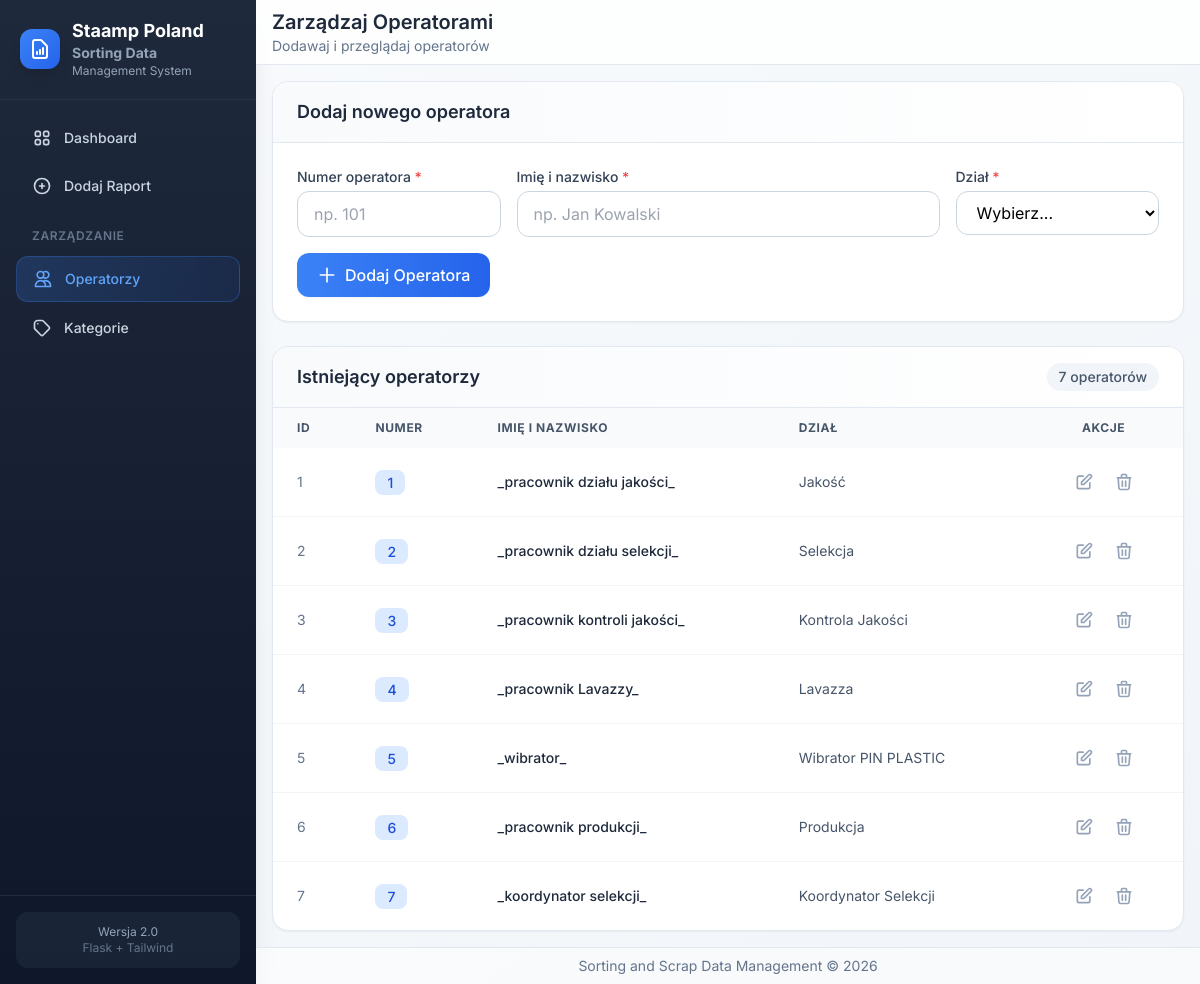
The app's page /operators/ with its own data.
### app/models/models.py (models this page shows, shortened)
class Operator(db.Model):
    __tablename__ = 'operatorzy'
    id = db.Column(db.Integer, primary_key=True)
    nr_operatora = db.Column(db.Integer, unique=True)
    imie_nazwisko = db.Column(db.String)
    dzial_id = db.Column(db.Integer, db.ForeignKey('dzialy.id'))
    dzial = db.relationship("KategoriaZrodlaDanych")

class KategoriaZrodlaDanych(db.Model):
    __tablename__ = 'dzialy'
    id = db.Column(db.Integer, primary_key=True)
    opis_kategorii = db.Column(db.String, unique=True)
    koszt_pracy = db.Column(db.Float, nullable=True)

### app/routes/operators.py (the view)
@bp.route('/')
def index():
    operators = Operator.query.all()
    categories = KategoriaZrodlaDanych.query.all()
    return render_template('operators/index.html', operators=operators, categories=categories)

### app/templates/operators/index.html (shortened to what this page needs)
{% extends 'base.html' %}
{% block page_title %}Zarządzaj Operatorami{% endblock %}
{% block page_subtitle %}Dodawaj i przeglądaj operatorów{% endblock %}
{% block content %}
<div class="max-w-5xl space-y-6">
    <div class="bg-white rounded-2xl shadow-sm border border-slate-200 overflow-hidden">
        <div class="px-6 py-4 border-b border-slate-200 bg-gradient-to-r from-slate-50 to-white">
            <h2 class="text-lg font-semibold text-slate-800">Dodaj nowego operatora</h2>
        </div>
        <form method="POST" action="{{ url_for('operators.add') }}" class="p-6">
            <div class="grid grid-cols-1 md:grid-cols-4 gap-4">
                <div>
                    <label for="nr_operatora" class="block text-sm font-medium text-slate-700 mb-1">Numer operatora <span class="text-red-500">*</span></label>
                    <input type="number" name="nr_operatora" id="nr_operatora" required min="1"
                           class="w-full px-4 py-2.5 rounded-xl border border-slate-300 focus:ring-2 focus:ring-primary-500 focus:border-primary-500 transition-shadow"
                           placeholder="np. 101">
                </div>
                <div class="md:col-span-2">
                    <label for="imie_nazwisko" class="block text-sm font-medium text-slate-700 mb-1">Imię i nazwisko <span class="text-red-500">*</span></label>
                    <input type="text" name="imie_nazwisko" id="imie_nazwisko" required
                           class="w-full px-4 py-2.5 rounded-xl border border-slate-300 focus:ring-2 focus:ring-primary-500 focus:border-primary-500 transition-shadow"
                           placeholder="np. Jan Kowalski">
                </div>
                <div>
                    <label for="dzial_id" class="block text-sm font-medium text-slate-700 mb-1">Dział <span class="text-red-500">*</span></label>
                    <select name="dzial_id" id="dzial_id" required
                            class="w-full px-4 py-2.5 rounded-xl border border-slate-300 focus:ring-2 focus:ring-primary-500 focus:border-primary-500 transition-shadow bg-white">
                        <option value="">Wybierz...</option>
                    </select>
                </div>
            </div>
            <div class="mt-4">
                <button type="submit"
                        class="px-5 py-2.5 bg-gradient-to-r from-primary-500 to-primary-600 text-white font-medium rounded-xl hover:from-primary-600 hover:to-primary-700 shadow-sm hover:shadow transition-all flex items-center gap-2">
                    <svg class="w-5 h-5" fill="none" stroke="currentColor" viewBox="0 0 24 24">
                        <path stroke-linecap="round" stroke-linejoin="round" stroke-width="2" d="M12 4v16m8-8H4"></path>
                    </svg>
                    Dodaj Operatora
                </button>
            </div>
        </form>
    </div>
    <div class="bg-white rounded-2xl shadow-sm border border-slate-200 overflow-hidden">
        <div class="px-6 py-4 border-b border-slate-200 bg-gradient-to-r from-slate-50 to-white flex items-center justify-between">
            <h2 class="text-lg font-semibold text-slate-800">Istniejący operatorzy</h2>
            <span class="px-3 py-1 bg-slate-100 text-slate-600 rounded-full text-sm font-medium">{{ operators|length }} operatorów</span>
        </div>
        <div class="overflow-x-auto">
            <table class="w-full">
                <thead>
                    <tr class="bg-slate-50 text-left text-xs font-semibold text-slate-600 uppercase tracking-wider">
                        <th class="px-6 py-3">ID</th>
                        <th class="px-6 py-3">Numer</th>
                        <th class="px-6 py-3">Imię i Nazwisko</th>
                        <th class="px-6 py-3">Dział</th>
                        <th class="px-6 py-3 text-center">Akcje</th>
                    </tr>
                </thead>
                <tbody class="divide-y divide-slate-100">
                    {% for op in operators %}
                    <tr class="table-row-hover">
                        <td class="px-6 py-4 text-sm text-slate-500">{{ op.id }}</td>
                        <td class="px-6 py-4">
                            <span class="px-3 py-1 bg-primary-100 text-primary-700 rounded-lg text-sm font-medium">{{ op.nr_operatora }}</span>
                        </td>
                        <td class="px-6 py-4 text-sm font-medium text-slate-800">{{ op.imie_nazwisko }}</td>
                        <td class="px-6 py-4 text-sm text-slate-600">{{ op.dzial.opis_kategorii if op.dzial else 'Brak' }}</td>
                        <td class="px-6 py-4 text-center">
                            <div class="flex items-center justify-center gap-1">
                                <a href="{{ url_for('operators.edit', operator_id=op.id) }}"
                                   class="p-2 text-slate-400 hover:text-primary-600 hover:bg-primary-50 rounded-lg transition-colors"
                                   title="Edytuj">
                                    <svg class="w-5 h-5" fill="none" stroke="currentColor" viewBox="0 0 24 24">
                                        <path stroke-linecap="round" stroke-linejoin="round" stroke-width="2" d="M11 5H6a2 2 0 00-2 2v11a2 2 0 002 2h11a2 2 0 002-2v-5m-1.414-9.414a2 2 0 112.828 2.828L11.828 15H9v-2.828l8.586-8.586z"></path>
                                    </svg>
                                </a>
                                <form action="{{ url_for('operators.delete', operator_id=op.id) }}" method="POST" class="inline"
                                      onsubmit="return confirmDelete(this, '{{ op.imie_nazwisko }}');">
                                    <button type="submit"
                                            class="p-2 text-slate-400 hover:text-red-600 hover:bg-red-50 rounded-lg transition-colors"
                                            title="Usuń">
                                        <svg class="w-5 h-5" fill="none" stroke="currentColor" viewBox="0 0 24 24">
                                            <path stroke-linecap="round" stroke-linejoin="round" stroke-width="2" d="M19 7l-.867 12.142A2 2 0 0116.138 21H7.862a2 2 0 01-1.995-1.858L5 7m5 4v6m4-6v6m1-10V4a1 1 0 00-1-1h-4a1 1 0 00-1 1v3M4 7h16"></path>
                                        </svg>
                                    </button>
                                </form>
                            </div>
                        </td>
                    </tr>
                    {% endfor %}
                </tbody>
            </table>
        </div>
    </div>
</div>
{% endblock %}

### app/templates/base.html (shortened to what this page needs)
<!DOCTYPE html>
<html lang="pl" class="h-full">
<head>
    <script src="https://cdn.tailwindcss.com"></script>
</head>
<body class="h-full bg-gradient-to-br from-slate-50 to-slate-100 font-sans antialiased">
    <div class="flex h-full">
        {% include 'components/sidebar.html' %}
        <div class="flex-1 flex flex-col min-h-screen overflow-hidden">
            <header class="bg-white/80 backdrop-blur-sm border-b border-slate-200 px-4 py-2 flex items-center justify-between">
                <div>
                    <h1 class="text-xl font-semibold text-slate-800">{% block page_title %}Dashboard{% endblock %}</h1>
                    <p class="text-sm text-slate-500">{% block page_subtitle %}{% endblock %}</p>
                </div>
            </header>
            <main class="flex-1 overflow-auto p-4">
                {% block content %}{% endblock %}
            </main>
            <footer class="bg-white/50 border-t border-slate-200 px-4 py-2 text-center text-sm text-slate-500">
                Sorting and Scrap Data Management &copy; 2026
            </footer>
        </div>
    </div>
</body>
</html>

### app/templates/components/sidebar.html (shortened to what this page needs)
<aside class="w-64 bg-gradient-to-b from-slate-800 via-slate-850 to-slate-900 text-white flex flex-col shadow-xl">
    <div class="p-5 border-b border-slate-700/50">
        <div class="flex items-center gap-3">
            <div class="w-10 h-10 bg-gradient-to-br from-primary-500 to-primary-600 rounded-xl flex items-center justify-center shadow-lg">
                <svg class="w-6 h-6 text-white" fill="none" stroke="currentColor" viewBox="0 0 24 24">
                    <path stroke-linecap="round" stroke-linejoin="round" stroke-width="2" d="M9 17v-2m3 2v-4m3 4v-6m2 10H7a2 2 0 01-2-2V5a2 2 0 012-2h5.586a1 1 0 01.707.293l5.414 5.414a1 1 0 01.293.707V19a2 2 0 01-2 2z"></path>
                </svg>
            </div>
            <div>
                <h1 class="font-bold text-lg leading-tight">Staamp Poland</h1>
                <h1 class="font-bold text-sm text-slate-400">Sorting Data</h1>
                <p class="text-xs text-slate-400">Management System</p>
            </div>
        </div>
    </div>
    <nav class="flex-1 p-4 space-y-1">
        <a href="{{ url_for('main.index') }}"
           class="flex items-center gap-3 px-4 py-3 rounded-xl text-sm font-medium
                  {% if request.endpoint == 'main.index' %}
                  bg-gradient-to-r from-primary-500/20 to-primary-600/10 text-primary-400 border border-primary-500/30
                  {% else %}
                  text-slate-300 hover:bg-slate-700/50 hover:text-white
                  {% endif %}">
            Dashboard
        </a>
        <a href="{{ url_for('reports.create') }}"
           class="flex items-center gap-3 px-4 py-3 rounded-xl text-sm font-medium
                  {% if request.endpoint == 'reports.create' %}
                  bg-gradient-to-r from-primary-500/20 to-primary-600/10 text-primary-400 border border-primary-500/30
                  {% else %}
                  text-slate-300 hover:bg-slate-700/50 hover:text-white
                  {% endif %}">
            <svg class="w-5 h-5" fill="none" stroke="currentColor" viewBox="0 0 24 24">
                <path stroke-linecap="round" stroke-linejoin="round" stroke-width="2" d="M12 9v3m0 0v3m0-3h3m-3 0H9m12 0a9 9 0 11-18 0 9 9 0 0118 0z"></path>
            </svg>
            Dodaj Raport
        </a>
        <div class="pt-4 pb-2">
            <p class="px-4 text-xs font-semibold text-slate-500 uppercase tracking-wider">Zarządzanie</p>
        </div>
        <a href="{{ url_for('operators.index') }}"
           class="flex items-center gap-3 px-4 py-3 rounded-xl text-sm font-medium
                  {% if request.endpoint and 'operators' in request.endpoint %}
                  bg-gradient-to-r from-primary-500/20 to-primary-600/10 text-primary-400 border border-primary-500/30
                  {% else %}
                  text-slate-300 hover:bg-slate-700/50 hover:text-white
                  {% endif %}">
            <svg class="w-5 h-5" fill="none" stroke="currentColor" viewBox="0 0 24 24">
                <path stroke-linecap="round" stroke-linejoin="round" stroke-width="2" d="M12 4.354a4 4 0 110 5.292M15 21H3v-1a6 6 0 0112 0v1zm0 0h6v-1a6 6 0 00-9-5.197M13 7a4 4 0 11-8 0 4 4 0 018 0z"></path>
            </svg>
            Operatorzy
        </a>
        <a href="{{ url_for('categories.index') }}"
           class="flex items-center gap-3 px-4 py-3 rounded-xl text-sm font-medium
                  {% if request.endpoint and 'categories' in request.endpoint %}
                  bg-gradient-to-r from-primary-500/20 to-primary-600/10 text-primary-400 border border-primary-500/30
                  {% else %}
                  text-slate-300 hover:bg-slate-700/50 hover:text-white
                  {% endif %}">
            <svg class="w-5 h-5" fill="none" stroke="currentColor" viewBox="0 0 24 24">
                <path stroke-linecap="round" stroke-linejoin="round" stroke-width="2" d="M7 7h.01M7 3h5c.512 0 1.024.195 1.414.586l7 7a2 2 0 010 2.828l-7 7a2 2 0 01-2.828 0l-7-7A2 2 0 013 12V7a4 4 0 014-4z"></path>
            </svg>
            Kategorie
        </a>
    </nav>
    <div class="p-4 border-t border-slate-700/50">
        <div class="px-4 py-3 rounded-xl bg-slate-700/30 text-center">
            <p class="text-xs text-slate-400">Wersja 2.0</p>
            <p class="text-xs text-slate-500">Flask + Tailwind</p>
        </div>
    </div>
</aside>

### app/templates/base.html (style rules this page uses)
* { transition-property: background-color, border-color, color, fill, stroke, opacity, box-shadow, transform; transition-timing-function: cubic-bezier(0.4, 0, 0.2, 1); transition-duration: 150ms; }

### records on screen
Operator: id "1", nr_operatora "1", imie_nazwisko "_pracownik działu jakości_", dzial "Jakość"
Operator: id "2", nr_operatora "2", imie_nazwisko "_pracownik działu selekcji_", dzial "Selekcja"
Operator: id "3", nr_operatora "3", imie_nazwisko "_pracownik kontroli jakości_", dzial "Kontrola Jakości"
Operator: id "4", nr_operatora "4", imie_nazwisko "_pracownik Lavazzy_", dzial "Lavazza"
Operator: id "5", nr_operatora "5", imie_nazwisko "_wibrator_", dzial "Wibrator PIN PLASTIC"
Operator: id "6", nr_operatora "6", imie_nazwisko "_pracownik produkcji_", dzial "Produkcja"
Operator: id "7", nr_operatora "7", imie_nazwisko "_koordynator selekcji_", dzial "Koordynator Selekcji"

### other values on screen
{{ operators|length }} "7"
